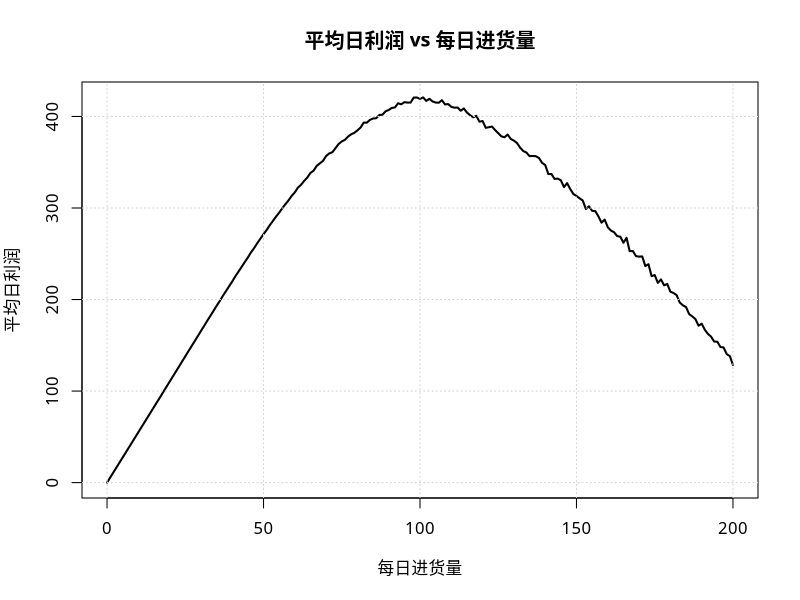

R code for this plot:
# 编写函数求平均每天盈利
avg.profit <- function(n, nreps = 10000){
  
  # n       --   进货量
  # nreps   --   卖的天数
  
  cost <- 0   # 初始化总成本
  profit <- 0   # 初始化总利润
  
  if(n <= 100){
    cost <- nreps * 2.5 * n
  }else{
    cost <- nreps * (2.5 * 100 + 4 * (n - 100))
  }
  
  for(i in 1:nreps){
    saleVol <- rgamma(1, shape = 4.9, rate = 0.05)
    
    if(saleVol >= n){
      # 销售量超过进货量，则利润封顶，达到最大值
      profit <- profit + 8 * n   
    }else{
      profit <- profit + 8 * saleVol + 1 * (100 - saleVol)
    }
  }
  # 平均天净利润等于 (总利润-总成本)/天数
  avg_profit <- (profit - cost) / nreps
 
  return(avg_profit) 
}

n <- 0:200                                 #  进货量
p <- sapply(n, avg.profit, nreps = 10000)  #  平均日利润
n[which(p == max(p))]                      #  平均日利润最高对应的日进货量

plot(n,p,type = 'l',lwd = 2,xlab = '每日进货量',ylab = '平均日利润', main = '平均日利润 vs 每日进货量',family = 'STKaiti')
grid()
# Done
